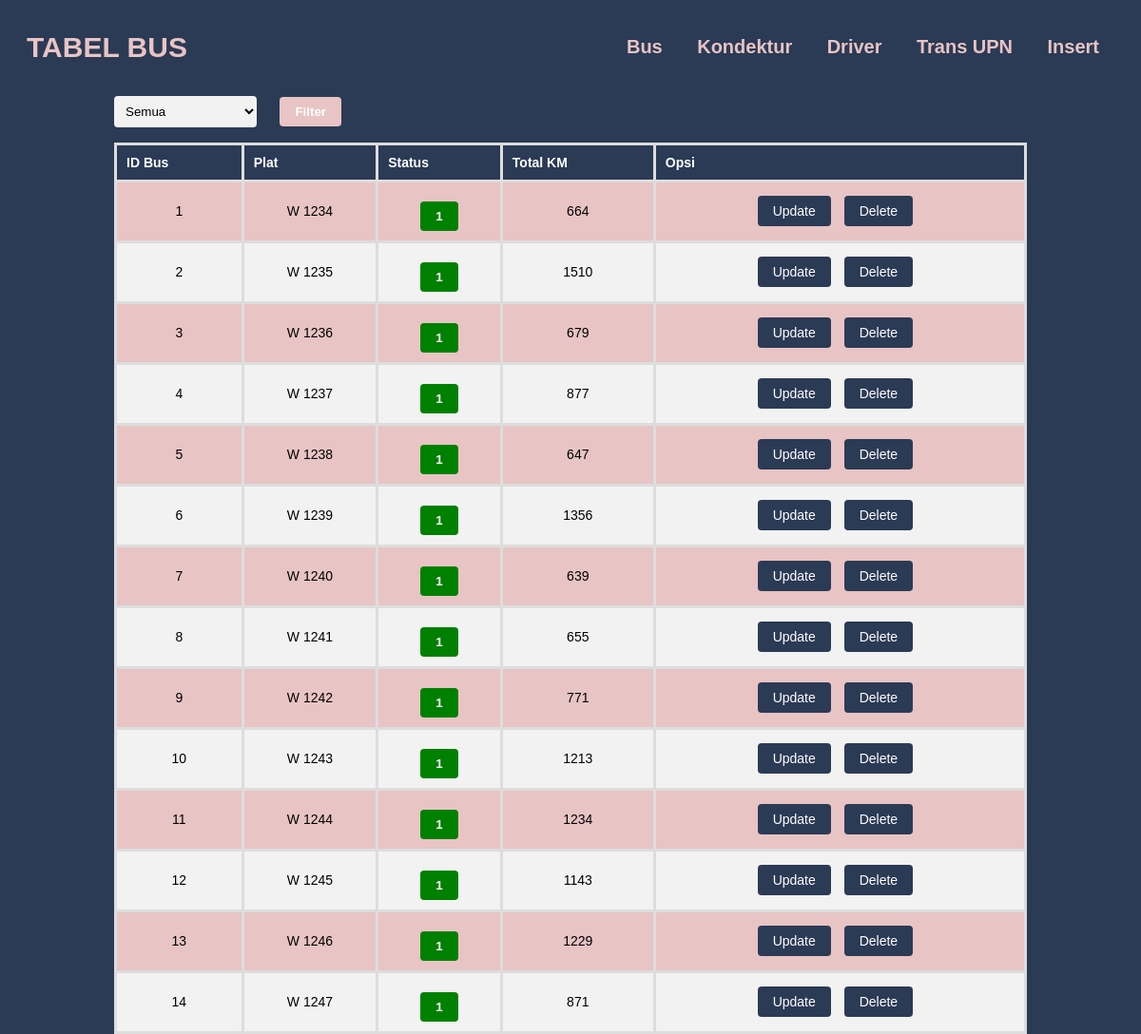
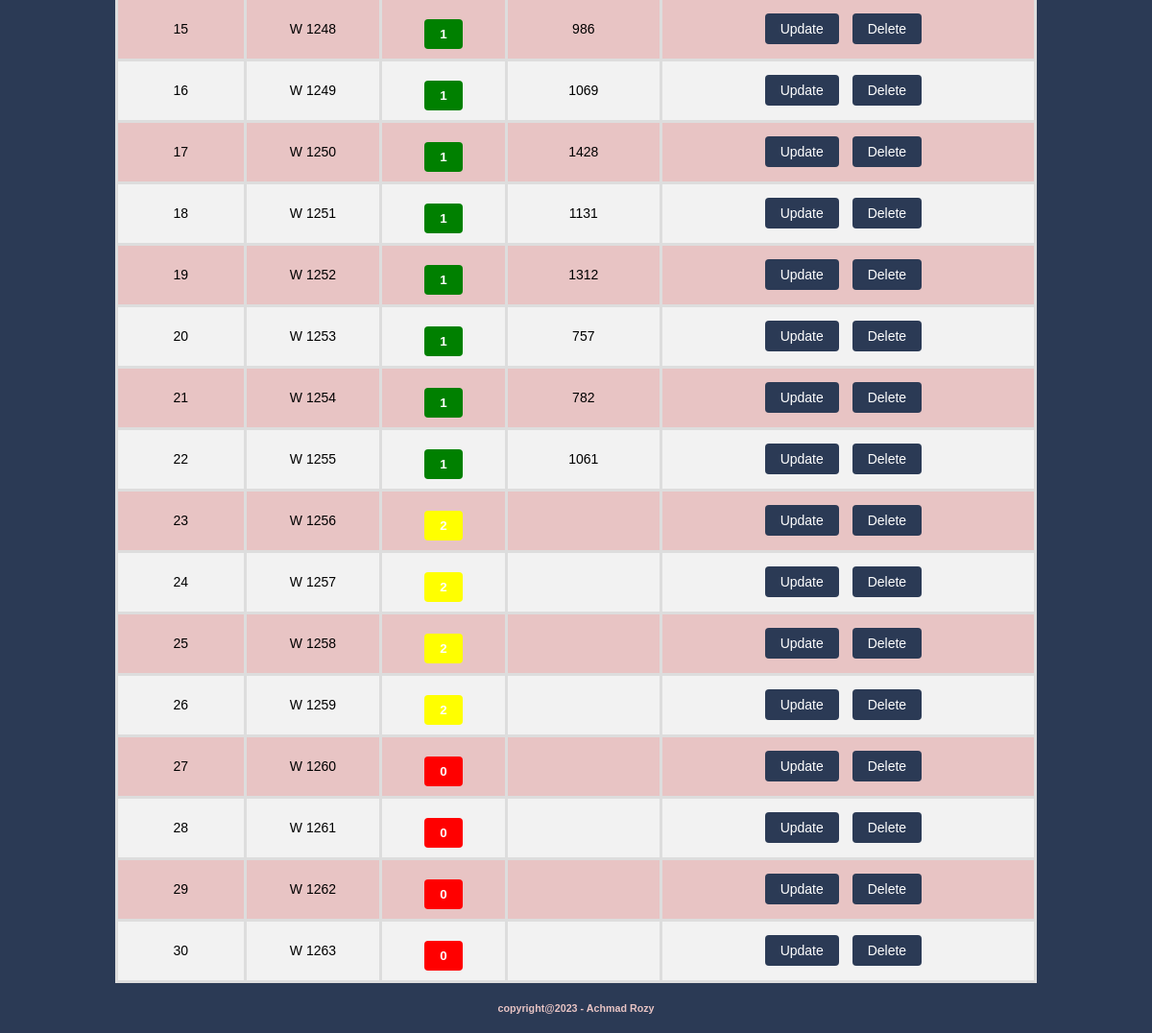
Screenshot of /Bus.php with the database file from the repository (2 pictures, top to bottom).
### tables this page shows
CREATE TABLE `bus` (
  `id_bus` int(10) UNSIGNED NOT NULL,
  `plat` varchar(10) DEFAULT NULL,
  `status` char(1) DEFAULT NULL
);

### koneksi.php (called while the page is built, shortened)
<?php
function connection() {
   $dbServer = 'localhost';
   $dbUser = 'root';
   $dbPass = '';
   $dbName = "transupn";
   $koneksi = mysqli_connect($dbServer, $dbUser, $dbPass);
   mysqli_select_db($koneksi,$dbName);
   return $koneksi;
}
?>

### Bus.php (the view, shortened to what this page needs)
<?php
    include('koneksi.php');
?>
<!DOCTYPE html>
<html lang="en">
<head>
    <link rel="stylesheet" href="https://cdnjs.cloudflare.com/ajax/libs/font-awesome/5.15.3/css/all.min.css" />
</head>
<body>
  <nav>
    <h2><b>TABEL BUS</b></h2>
    <div>
      <a href="Bus.php"><b>Bus</b></a>
      <a href="Kondektur.php"><b>Kondektur</b></a>
      <a href="Driver.php"><b>Driver</b></a>
      <a href="Transupn.php"><b>Trans UPN</b></a>
      <a href="Addbus.php"><b>Insert</b></a>
    </div>
  </nav>
  <div class="ctr">
  <form method="get">
    <select name="status" onchange="filterData()">
      <option value="all">Semua</option>
    </select>
    <?php
      if (isset($_GET['status']) && $_GET['status'] != 'all') {
        $status = $_GET['status'];
        $query = "SELECT * FROM bus WHERE status='$status'";
      } else {
        $query = "SELECT * FROM bus";
      }
    ?>
    <button type="submit">Filter</button>
  </form>
  <table border="1" align="center">
    <thead>
      <tr>
        <th>ID Bus</th>
        <th>Plat</th>
        <th>Status</th>
        <th>Total KM</th>
        <th>Opsi</th>
      </tr>
    </thead>
    <tbody>
      <?php
        $result = mysqli_query(connection(), $query);
        while($data = mysqli_fetch_array($result)):
      ?>
      <tr>
        <td>
          <?php echo $data['id_bus']; ?>
        </td>
        <td>
          <?php echo $data['plat']; ?>
        </td>
        <td>
          <?php
            if ($data["status"] == 1) {
              $warna = "green";
            } elseif ($data["status"] == 2) {
              $warna = "yellow";
            } elseif ($data["status"] == 0) {
              $warna = "red";
            }
            $status=$data["status"];
            echo "<button style ='background-color:$warna;'>$status</button>"
          ?>
        </td>
        <td>
          <?php
            $query_km = "SELECT SUM(jumlah_km) as total_km FROM trans_upn WHERE id_bus=".$data['id_bus'];
            $result_km = mysqli_query(connection(), $query_km);
            $data_km = mysqli_fetch_array($result_km);
            echo $data_km['total_km'];
          ?>
        </td>
        <td>
            <a href="<?php echo "Updatebus.php?id_bus=" .$data["id_bus"]; ?>" class="update-button">Update</a>
            <a href="<?php echo "Deletebus.php?id_bus=" .$data["id_bus"]; ?>" class="delete-button">Delete</a>
        </td>
      </tr>
      <?php endwhile; ?>
    </tbody>
  </table>
  <h6>copyright@2023 - Achmad Rozy</h6>
</div>
</body>
</html>

### Bus.php (style rules this page uses)
table { border-collapse: collapse; border-radius: 10px; }
th, td { padding: 10px; }

### rows the page displays
bus: id_bus "1", plat "W 1234", status "1", total_km "664"
bus: id_bus "2", plat "W 1235", status "1", total_km "1510"
bus: id_bus "3", plat "W 1236", status "1", total_km "679"
bus: id_bus "4", plat "W 1237", status "1", total_km "877"
bus: id_bus "5", plat "W 1238", status "1", total_km "647"
bus: id_bus "6", plat "W 1239", status "1", total_km "1356"
bus: id_bus "7", plat "W 1240", status "1", total_km "639"
bus: id_bus "8", plat "W 1241", status "1", total_km "655"
bus: id_bus "9", plat "W 1242", status "1", total_km "771"
bus: id_bus "10", plat "W 1243", status "1", total_km "1213"
bus: id_bus "11", plat "W 1244", status "1", total_km "1234"
bus: id_bus "12", plat "W 1245", status "1", total_km "1143"
bus: id_bus "13", plat "W 1246", status "1", total_km "1229"
bus: id_bus "14", plat "W 1247", status "1", total_km "871"
bus: id_bus "15", plat "W 1248", status "1", total_km "986"
bus: id_bus "16", plat "W 1249", status "1", total_km "1069"
bus: id_bus "17", plat "W 1250", status "1", total_km "1428"
bus: id_bus "18", plat "W 1251", status "1", total_km "1131"
bus: id_bus "19", plat "W 1252", status "1", total_km "1312"
bus: id_bus "20", plat "W 1253", status "1", total_km "757"
bus: id_bus "21", plat "W 1254", status "1", total_km "782"
bus: id_bus "22", plat "W 1255", status "1", total_km "1061"
bus: id_bus "23", plat "W 1256", status "2"
bus: id_bus "24", plat "W 1257", status "2"
bus: id_bus "25", plat "W 1258", status "2"
bus: id_bus "26", plat "W 1259", status "2"
bus: id_bus "27", plat "W 1260", status "0"
bus: id_bus "28", plat "W 1261", status "0"
bus: id_bus "29", plat "W 1262", status "0"
bus: id_bus "30", plat "W 1263", status "0"
